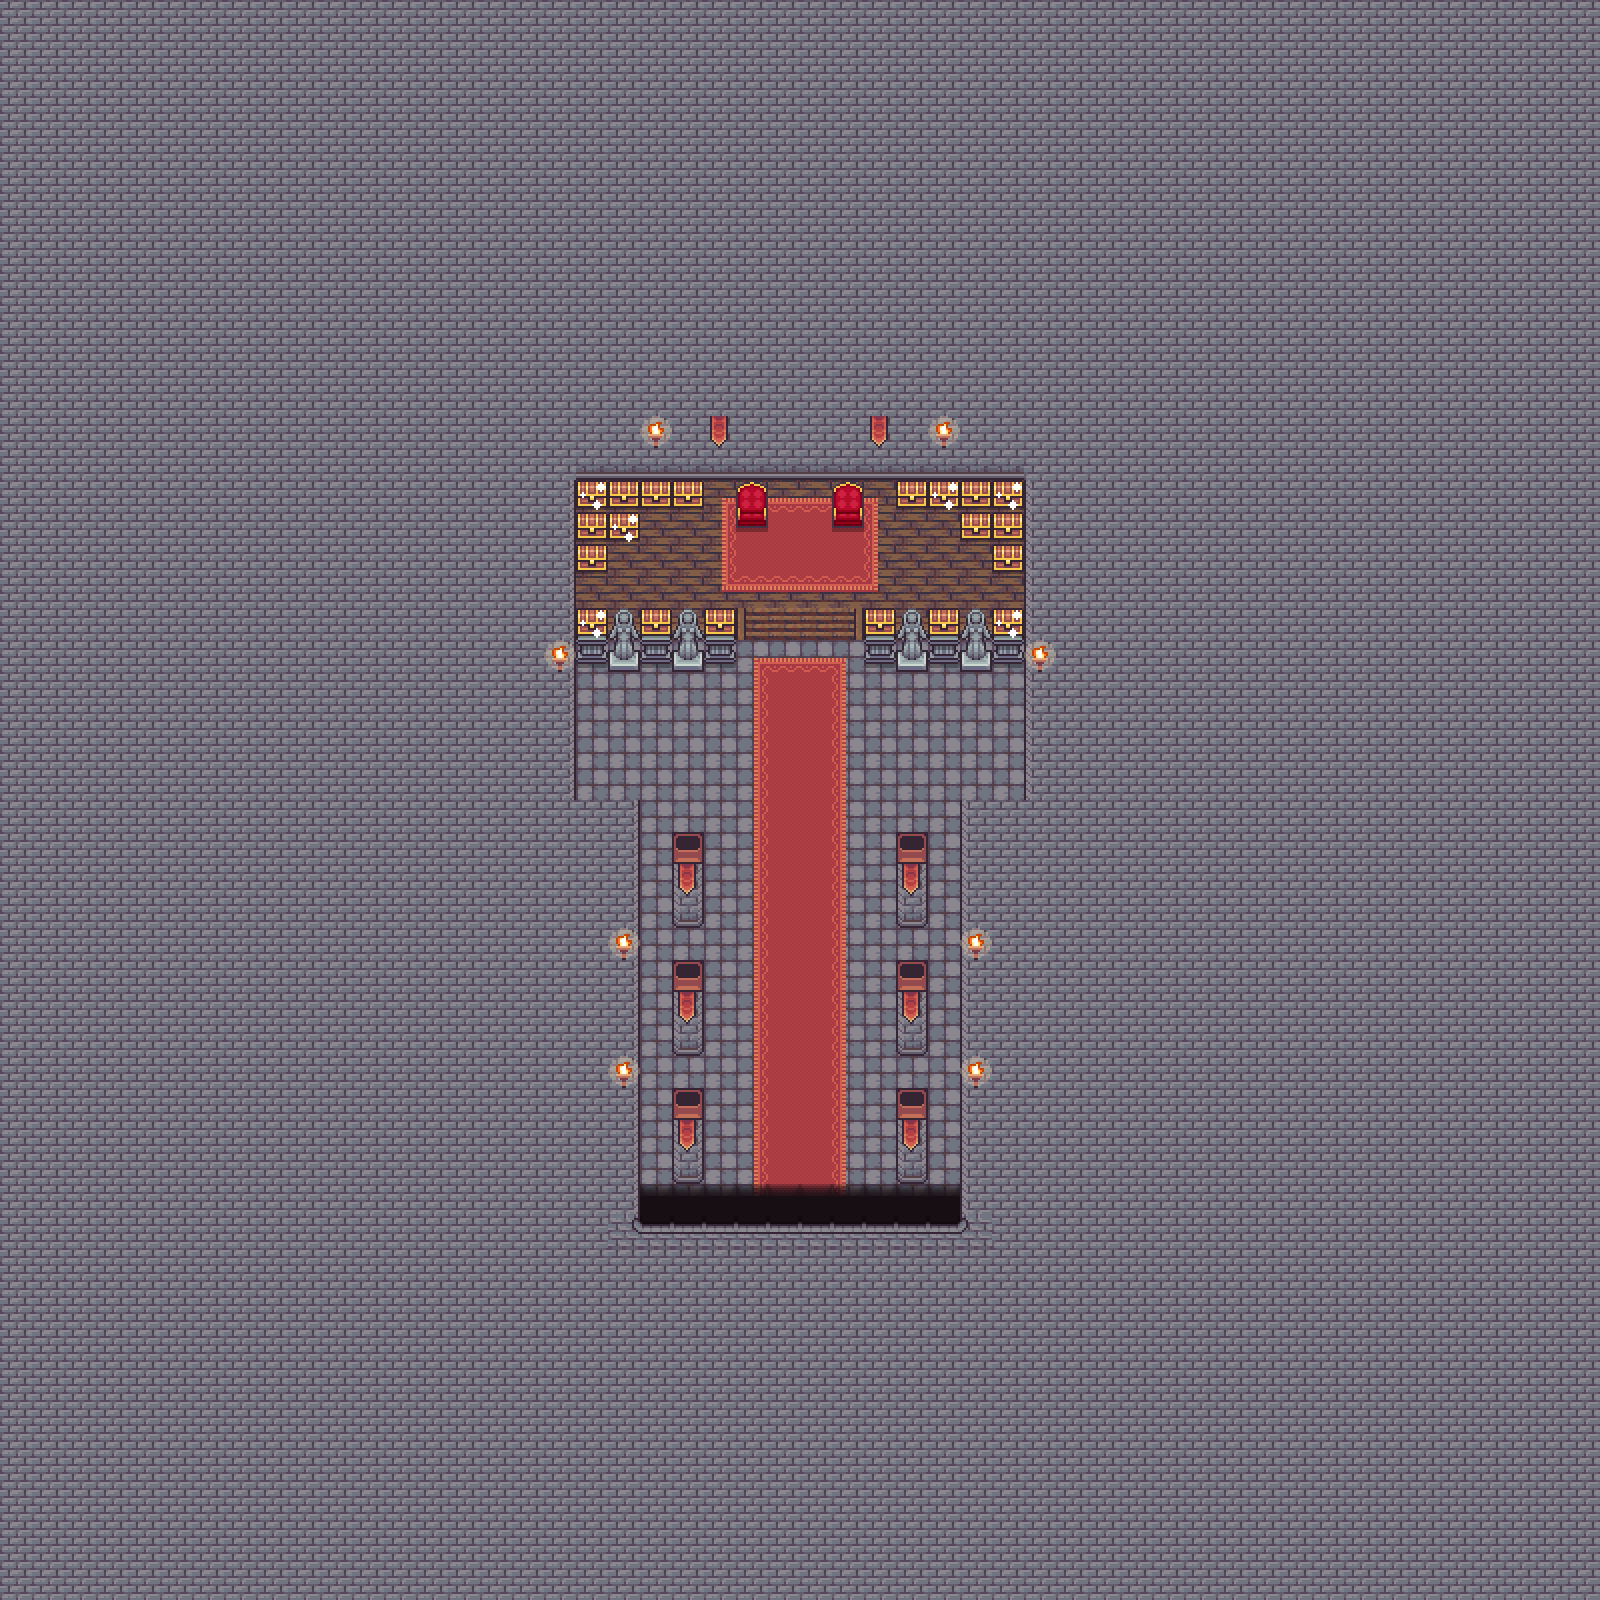

This game map was drawn from its Tiled (.tmx) file and the tilesets committed beside it. A one-line description and the trimmed map source follow:
An orthogonal 50x50 tile map with 32x32 px tiles, 7 tile layers (Floor, floor details, Walls, wall details, ...), 3 hidden layers not drawn, 9 tilesets and 2 objects.

<map version="1.10" tiledversion="1.12.0" orientation="orthogonal" renderorder="right-down" width="50" height="50" tilewidth="32" tileheight="32" infinite="0" nextlayerid="20" nextobjectid="5">
 <tileset firstgid="1" source="tileset.tsx" />
 <tileset firstgid="361" source="walls.tsx" />
 <tileset firstgid="505" source="roofs.tsx" />
 <tileset firstgid="761" source="decor.tsx" />
 <tileset firstgid="871" source="folige.tsx" />
 <tileset firstgid="931" source="test.tsx" />
 <tileset firstgid="1043" source="enemies.tsx" />
 <tileset firstgid="1068" source="equipment.tsx" />
 <tileset firstgid="1093" source="floors.tsx" />
 <layer id="17" name="Floor" width="50" height="50">
  <data>[2500 cells, 2500 non-empty, 7 distinct tile ids]</data>
 </layer>
 <layer id="18" name="floor details" width="50" height="50">
  <data>[2500 cells, 79 non-empty, 11 distinct tile ids]</data>
 </layer>
 <group id="3" name="floors" />
 <group id="4" name="walls">
  <layer id="6" name="Walls" width="50" height="50">
   <data>[2500 cells, 134 non-empty, 17 distinct tile ids]</data>
  </layer>
  <layer id="5" name="wall details" width="50" height="50">
   <data>[2500 cells, 14 non-empty, 2 distinct tile ids]</data>
  </layer>
 </group>
 <objectgroup id="16" name="level_exit">
  <object id="3" x="734" y="500.667" width="32" height="27.3333" />
  <object id="4" x="833.333" y="501.333" width="31.3333" height="24.6667" />
 </objectgroup>
 <group id="7" name="Mechanic layers">
  <layer id="8" name="collisoins" width="50" height="50" visible="0">
   <data>[2500 cells, 134 non-empty, 1 distinct tile ids]</data>
  </layer>
  <layer id="9" name="item" width="50" height="50" visible="0">
   <data>[2500 cells, 0 non-empty, 0 distinct tile ids]</data>
  </layer>
  <layer id="10" name="player" width="50" height="50" visible="0">
   <data>[2500 cells, 1 non-empty, 1 distinct tile ids]</data>
  </layer>
  <layer id="19" name="enemies" width="50" height="50">
   <data>[2500 cells, 2 non-empty, 2 distinct tile ids]</data>
  </layer>
 </group>
 <layer id="14" name="Objects" width="50" height="50">
  <data>[2500 cells, 10 non-empty, 1 distinct tile ids]</data>
 </layer>
 <layer id="15" name="animated" width="50" height="50">
  <data>[2500 cells, 14 non-empty, 2 distinct tile ids]</data>
 </layer>
</map>
